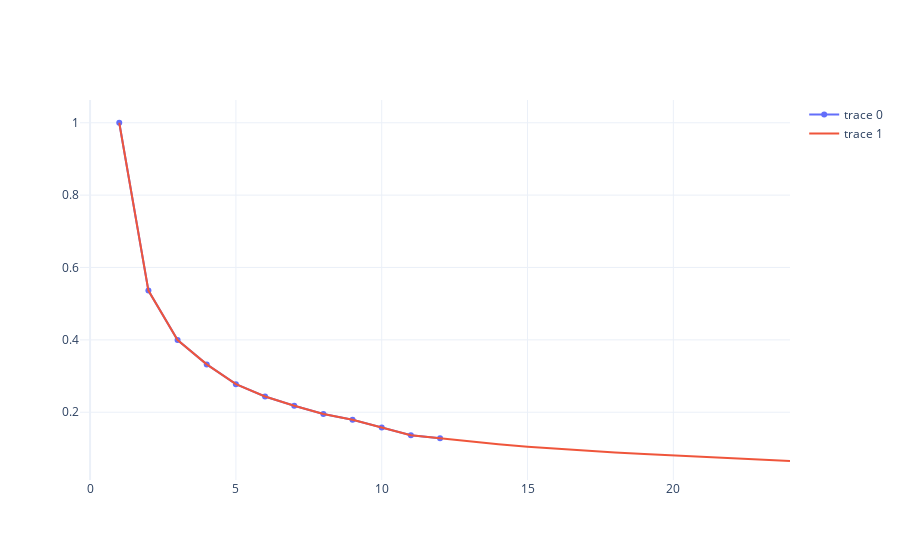

The notebook cell saved with this chart:
### Code cell
c = c_data['borrower_retention']
c_fcast = power_fcast(c_data)

fig = go.Figure([
    go.Scatter(x=c.index, y=c, mode='markers+lines'),
    go.Scatter(x=times, y=c_fcast)
])
fig.show()

### Figure 1 — Plotly figure (JSON) as saved in the notebook; plotly's stock layout.template omitted (floating-point values rounded to 4 significant figures)
{"data": [{"mode": "markers+lines", "type": "scatter", "x": [1, 2, 3, 4, 5, 6, 7, 8, 9, 10, 11, 12], "y": [1, 0.5363, 0.3995, 0.3322, 0.2775, 0.2434, 0.218, 0.1952, 0.1793, 0.1581, 0.1365, 0.128]}, {"type": "scatter", "x": [1, 2, 3, 4, 5, 6, 7, 8, 9, 10, 11, 12, 13, 14, 15, 16, 17, 18, 19, 20, 21, 22, 23, 24], "y": [1, 0.5363, 0.3995, 0.3322, 0.2775, 0.2434, 0.218, 0.1952, 0.1793, 0.1581, 0.1365, 0.128, 0.119, 0.1113, 0.1046, 0.09867, 0.09341, 0.08871, 0.08427, 0.08006, 0.07606, 0.07225, 0.06864, 0.06521]}], "layout": {}}
